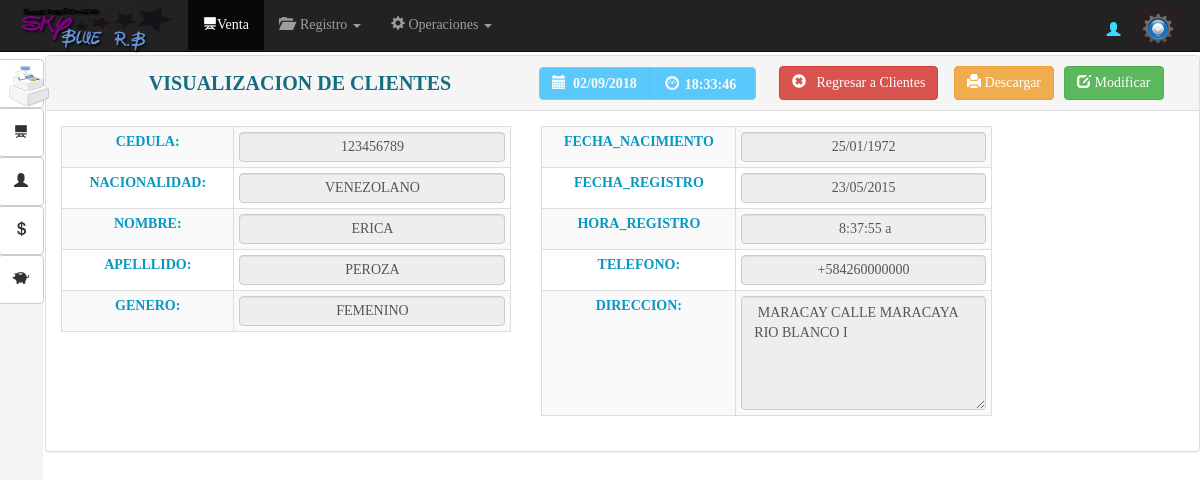
Page /vista/ver_cliente.php?id=1 (signed in) on the committed database.
### tables this page shows
CREATE TABLE IF NOT EXISTS `clientes` (
  `id_cliente` int(11) NOT NULL,
  `cedula` varchar(10) NOT NULL,
  `nombre` varchar(50) NOT NULL,
  `apellido` varchar(50) NOT NULL,
  `genero` char(1) NOT NULL,
  `nacionalidad` varchar(100) NOT NULL,
  `fecha_nac` date NOT NULL,
  `fecha_ing` date NOT NULL,
  `hora_registro` varchar(10) NOT NULL,
  `status` tinyint(4) NOT NULL DEFAULT '1'
);

CREATE TABLE IF NOT EXISTS `tlf_cliente` (
  `id_tlfcliente` int(11) NOT NULL,
  `id_cliente` int(11) NOT NULL,
  `telefono` varchar(20) NOT NULL,
  `status` tinyint(4) NOT NULL DEFAULT '1'
);

CREATE TABLE IF NOT EXISTS `direccion_cliente` (
  `id_direclt` int(11) NOT NULL,
  `id_cliente` int(11) NOT NULL,
  `direccion` varchar(300) NOT NULL,
  `status` tinyint(4) NOT NULL DEFAULT '1'
);

### vista/ver_cliente.php (the view, shortened to what this page needs)
<?php require_once'../seguridad/seguridad.php';
extract($_GET);
$modelo=new ModCon();
$conexion=$modelo->conectar();
 ?>
<!DOCTYPE html>
<html lang="en">
  <head>
    <link href="../Bootstrap/css/bootstrap.css" rel="stylesheet">
     <link href="../css/MyStyle.css" rel="stylesheet">
      <link rel="stylesheet" type="text/css" href="../css/calendario.css">
  </head>
 <body onload="mueveReloj()">
      <nav class="navbar navbar-inverse navbar-fixed-top" id="contenedornavbar">
      <div class="container-fluid">
        <div class="navbar-header">
          <a class="navbar-brand" href=""><img id="logotipo"src="../img/logo.png" alt=""></a>
        </div>
        <div id="navbar" class="navbar-collapse collapse">
          <ul class="nav navbar-nav">
            <li class="active"><a href="venta.php"><span class="glyphicon glyphicon-blackboard" aria-hidden="true"></span>Venta</a></li>
 <li class="dropdown">
             <a href="#" class="dropdown-toggle" data-toggle="dropdown" role="button" aria-expanded="false"><span class="glyphicon glyphicon-folder-open" aria-hidden="true"></span> &nbsp;Registro <span class="caret"></span></a>
            </li>
           <li class="dropdown">
              <a href="#" class="dropdown-toggle" data-toggle="dropdown" role="button" aria-expanded="false"><span class="glyphicon glyphicon-cog" aria-hidden="true"></span>&nbsp;Operaciones <span class="caret"></span></a>
            </li>
          </ul>
<div class="btn-group navbar-form navbar-right" >
<?php
$log=$_SESSION['id'];
$user=$conexion->query("SELECT t1.id_usuario,t2.id_empleado, t2.nombres,t2.apellidos as apellidos
FROM usuarios t1
RIGHT Join empleados t2  ON t1.id_empleado=t2.id_empleado
WHERE t1.id_empleado='$log'");
$usr=$user->fetch_array();
 ?>
<label  id="log" class="navbar-left"><b><?php echo "<span class='glyphicon glyphicon-user' aria-hidden='true'></span>&nbsp;". $usr['nombres']."&nbsp;".$usr['apellidos']."&nbsp;";?></b></label>
  <button id="btnConfi" type="button" class="btn btn-default dropdown-toggle" data-toggle="dropdown" aria-expanded="false">
   <img src="../img/confi2.png" width="30" alt="">
  </button>
</div>
        </div>
      </div>
      <article id="navbar3">
       <button type="button" class="btn btn-default btn2" id="btn0"aria-label="Left Align">
 <img src="../img/fact.png" width="40" alt="">
<button type="button" class="btn btn-default btn2" id="btn1"aria-label="Left Align">
  <span class="glyphicon glyphicon-blackboard" aria-hidden="true"></span>
</button>
<button type="button" class="btn btn-default btn2" id="btn2"aria-label="Left Align">
  <span class="glyphicon glyphicon-user" aria-hidden="true"></span>
</button>
<button type="button" class="btn btn-default btn2" id="btn2"aria-label="Left Align">
  <span class="glyphicon glyphicon glyphicon-usd" aria-hidden="true"></span>
</button>
<button type="button" class="btn btn-default btn2 btn3" id="btn3"aria-label="Left Align">
  <span class="glyphicon glyphicon-piggy-bank" aria-hidden="true"></span>
</button>
</article>
    </nav>
 <div id="panel" class="panel panel-default">
  <div class="panel-heading">
<table border="0" width="100%" align="center">
  <tr>
   <td><center> <b id="titulo_header">  VISUALIZACION DE CLIENTES</b></center>
   </td>
     <td width="240"> <div class="btn-group" role="group" aria-label="...">
  <button type="button" id="btnAzulCielo" disabled class="btn btn-info"><b><span class="glyphicon glyphicon-calendar" aria-hidden="true"></span>&nbsp;
  <?php $fecha=date("d/m/Y");
echo $fecha;
  ?></b></button>
  <button type="button" id="btnAzulCielo"disabled class="btn btn-info">
  <form name="form_reloj">
  &nbsp;<span class="glyphicon glyphicon-dashboard"></span>
<input type="text"disabled class="tamano"  id="reloj"name="reloj" size="10">
</form></button>
</div>
</td>
       <th width="175" colspan="1">
    <a href="Buscar_cliente.php"class="btn btn-danger"> <span class="glyphicon glyphicon-remove-sign" aria-hidden="true"></span>&nbsp;&nbsp; Regresar a Clientes</a>
        </th>
        <th width="110"> <a type="button"  id="btnFinVenta" class="btn btn-warning"> <span class="glyphicon glyphicon-print" aria-hidden="true"></span>&nbsp;Descargar</a> </th>
        <th width="120"> <?php echo '<a  href="modificar_cliente.php?id='.$id.'" class="btn btn-success"> <span class="glyphicon glyphicon-edit" aria-hidden="true"></span>&nbsp;Modificar</a> ' ?></th>
  </tr>
</table>
<?php $sql=$conexion->query("SELECT t1.*,t2.*,t3.direccion,date_format(t1.fecha_ing, '%d/%m/%Y') as fecha_registro,date_format(t1.fecha_nac, '%d/%m/%Y') as fecha_nac
FROM clientes t1
LEFT JOIN tlf_cliente t2 ON t2.id_cliente=t1.id_cliente
LEFT JOIN direccion_cliente t3 ON t3.id_cliente=t1.id_cliente
WHERE t1.id_cliente='$id'");
$fila=$sql->fetch_array();?>
  </div>
  <div class="panel-body">
  <div class="container-fuid">
  <div class="row">
<div class="col-xs-5 ">
 <table class="table table-striped table-condensed table-bordered">
   <tr>
     <td id="titulo_pro" class="bold texto_center">CEDULA:</td>
      <td ><input type="text" disabled="" id="apellido_emp" class="form-control input-personalizado texto_center"  value="<?php echo $fila['cedula'] ?>"></td>
   </tr>
   <tr>
     <td id="titulo_pro" class="bold texto_center">NACIONALIDAD:</td>
      <td ><input type="text" disabled="" id="apellido_emp" class="form-control input-personalizado texto_center"  value="<?php echo $fila['nacionalidad'] ?>"></td>
   </tr>
    <tr>
     <td id="titulo_pro" class="bold texto_center">NOMBRE:</td>
      <td ><input type="text" disabled id="apellido_emp" class="form-control input-personalizado texto_center"  value="<?php echo $fila['nombre'] ?>"></td>
   </tr>
    <tr>
     <td id="titulo_pro" class="bold texto_center">APELLLIDO:</td>
      <td ><input type="text" disabled id="apellido_emp" class="form-control input-personalizado texto_center"  value="<?php echo $fila['apellido'] ?>"></td>
   </tr>
   <tr>
     <td id="titulo_pro" class="bold texto_center">GENERO:</td>
     <?php if ($fila['genero']=="M") {
      $genero="MASCULINO";
     }else{
      $genero="FEMENINO";
      } ?>
      <td ><input type="text" disabled id="apellido_emp" class="form-control input-personalizado texto_center"  value="<?php echo $genero ?>"></td>
   </tr>
 </table>
  </div>
  <div class="col-xs-5 ">
  <table class="table table-striped table-condensed table-bordered">
  <tr>
     <td id="titulo_pro" class="bold texto_center">FECHA_NACIMIENTO</td>
      <td ><input type="text" disabled="" id="apellido_emp" class="form-control input-personalizado texto_center"  value="<?php echo $fila['fecha_nac'] ?>"></td>
   </tr>
   <tr>
     <td id="titulo_pro" class="bold texto_center">FECHA_REGISTRO</td>
      <td ><input type="text" disabled="" id="apellido_emp" class="form-control input-personalizado texto_center"  value="<?php echo $fila['fecha_registro'] ?>"></td>
   </tr>
    <tr>
     <td id="titulo_pro" class="bold texto_center">HORA_REGISTRO</td>
      <td ><input type="text" disabled="" id="apellido_emp" class="form-control input-personalizado texto_center"  value="<?php echo $fila['hora_registro'] ?>"></td>
   </tr>
    <tr>
     <td id="titulo_pro" class="bold texto_center">TELEFONO:</td>
      <td ><input type="text" disabled="" id="apellido_emp" class="form-control input-personalizado texto_center"  value="<?php echo $fila['telefono'] ?>"></td>
   </tr>
   <tr>
     <td id="titulo_pro" class="bold texto_center">DIRECCION:</td>
      <td ><textarea name="direccion_emp" rows="5" disabled i maxlength="150" class="form-control"> <?php echo $fila['direccion'];?></textarea></td>
   </tr>
 </table>
  </div>
</div>
</div>
  </div>
</div>
</body>
</html>

### css/MyStyle.css (style rules this page uses)
body { font-family: "Ubuntu"; }
#log { color: #3DD6FF; line-height: 45px; font-family: "Ubuntu"; font-weight: bold; }
.bold { font-weight: bold; }
#btnAzulCielo { background: #08B1FF; text-align: left; font-weight: bold; height: 33px; }
.tamano { width: 60px; }
.input-personalizado { height: 30px; padding: 7px }
#logotipo { width: 158px; height: 68px; margin-top: -29px; }
#reloj { border: 0px; height: 22px; background: transparent; }
#titulo_pro { color: #0797C3; }
#titulo_header { font-size: 20px; color: #146C80; text-align: center; }
.texto_center { text-align: center; }

### rows in the picture
clientes: cedula "123456789", nacionalidad "VENEZOLANO", nombre "ERICA", apellido "PEROZA", genero "FEMENINO", hora_registro "8:37:55 a", telefono "+584260000000", direccion_emp "MARACAY CALLE MARACAYA RIO BLANCO I"
